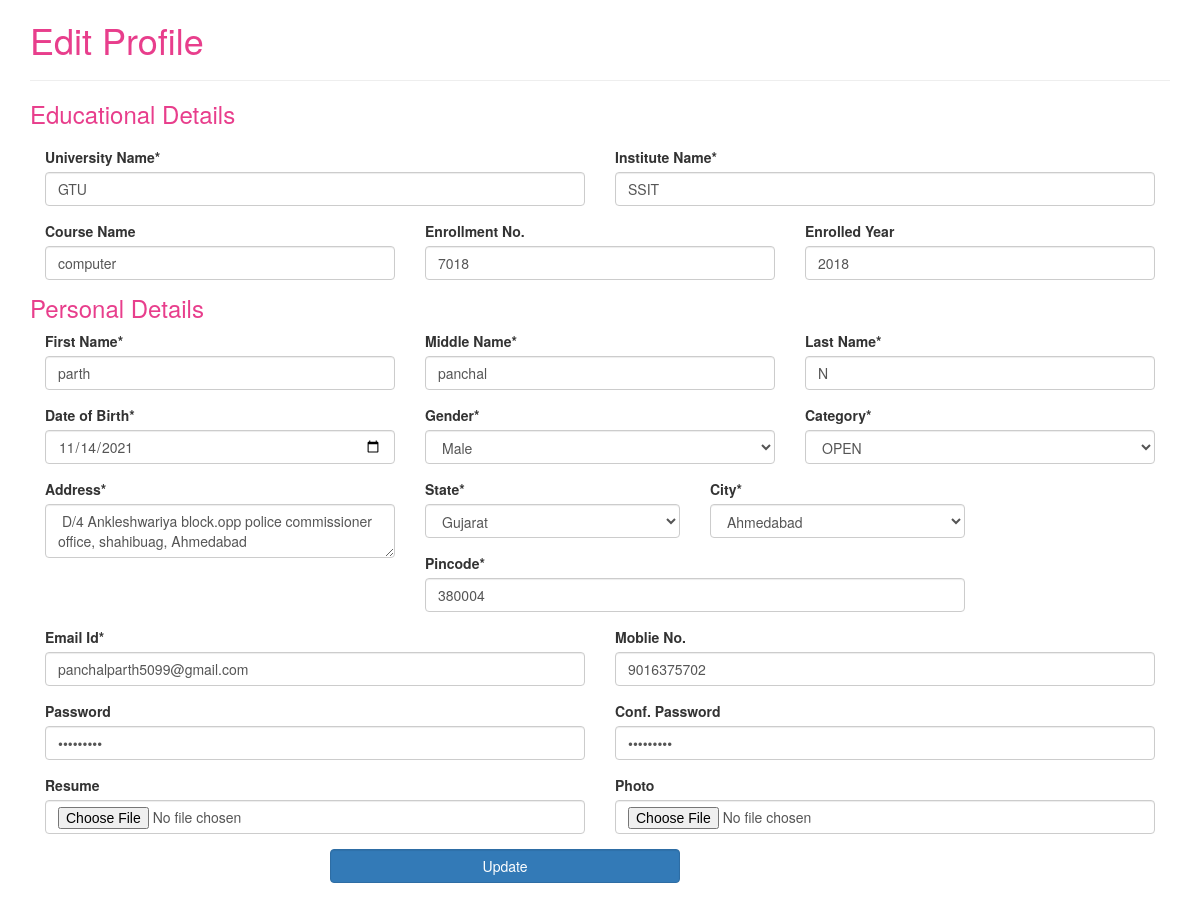
The app's page /edit.php?id=4 with its own data.
### tables this page shows
CREATE TABLE `student` (
  `stuid` int(10) NOT NULL,
  `universityname` varchar(50) NOT NULL,
  `institutename` varchar(20) NOT NULL,
  `coursename` varchar(20) NOT NULL,
  `enrollmentno` int(20) NOT NULL,
  `enrollmentyear` varchar(10) NOT NULL,
  `firstname` varchar(20) NOT NULL,
  `middlename` varchar(20) NOT NULL,
  `lastname` varchar(20) NOT NULL,
  `dob` varchar(20) NOT NULL,
  `gender` varchar(20) NOT NULL,
  `category` varchar(20) NOT NULL,
  `address` longtext NOT NULL,
  `state` varchar(20) NOT NULL,
  `city` varchar(20) NOT NULL,
  `pincode` varchar(10) NOT NULL,
  `emailid` varchar(50) NOT NULL,
  `mobileno` varchar(20) NOT NULL,
  `password` varchar(20) NOT NULL,
  `resume` longtext NOT NULL,
  `photo` longtext NOT NULL
);

### edit.php (the view, shortened to what this page needs)
<!DOCTYPE html>
<html lang="en">
<head>
  <link rel="stylesheet" href="https://maxcdn.bootstrapcdn.com/bootstrap/3.4.1/css/bootstrap.min.css">
</head>
<body>
<div class="container">
  <div> <h1 style="color:#e83e8c;">Edit Profile<h1></div>
  <hr>
  <h3 style="color: #e83e8c;">Educational Details</h3>
  <?php
  	include('connection.php');
		$id = $_REQUEST['id'];
		$sql = "SELECT * FROM student WHERE stuid=$id";
		$result =mysqli_query($conn,$sql);
          if(mysqli_num_rows($result))
          {
          	  $row = mysqli_fetch_assoc($result);
          }
          else
          {
          	  echo "error".mysqli_error($con);
          }
    ?>
  <form action="update.php" method="post" enctype="multipart/form-data">
    <div class="form-group col-md-6">
      <label for="text">University Name*</label>
      <input type="text" class="form-control" placeholder="Enter University Name" name="universityname" value='<?php echo $row["universityname"];?>'>
    </div>
    <div class="form-group col-md-6">
      <label for="text">Institute Name*</label>
      <input type="text" class="form-control"  placeholder="Enter Institute Name" name="institutename" value='<?php echo $row["institutename"];?>'>
    </div>
   <div class="form-group col-md-4">
      <label for="text">Course Name</label>
      <input type="text" class="form-control"  placeholder="Enter Course name" name="course" value='<?php echo $row["coursename"];?>'>
    </div>
    <div class="form-group col-md-4">
      <label for="text">Enrollment No.</label>
      <input type="text" class="form-control"  placeholder="Enter Enrollment No." name="eno" value='<?php echo $row["enrollmentno"];?>'>
    </div>
    <div class="form-group col-md-4">
      <label for="text">Enrolled Year</label>
      <input type="text" class="form-control"  placeholder="Enter Enrolled Year" name="enoyear" value='<?php echo $row["enrollmentyear"];?>'>
    </div>
     <h3 style="color: #e83e8c;">Personal Details</h3>
      <div class="form-group col-md-4">
      <label for="text">First Name*</label>
      <input type="text" class="form-control" placeholder="Enter First sName" name="fname" value='<?php echo $row["firstname"];?>'>
    </div>
    <div class="form-group col-md-4">
      <label for="text">Middle Name*</label>
      <input type="text" class="form-control"  placeholder="Enter Middle Name" name="mname" value='<?php echo $row["middlename"];?>'>
    </div>
   <div class="form-group col-md-4">
      <label for="text">Last Name*</label>
      <input type="text" class="form-control"  placeholder="Enter Last name" name="lname" value='<?php echo $row["lastname"];?>'>
    </div>
    <div class="form-group col-md-4">
      <label for="text">Date of Birth*</label>
      <input type="date" class="form-control"  placeholder="Enter Date Of Birth" name="dob" value='<?php echo $row["dob"];?>'>
    </div>
    <div class="form-group col-md-4">
      <label for="text">Gender*</label>
      <SELECT class="form-control" name="gender" value='<?php echo $row["gender"];?>'>
        <option value="male">Male</option>
      </SELECT>
    </div>
    <div class="form-group col-md-4">
      <label for="text">Category*</label>
      <SELECT class="form-control" name="category" value='<?php echo $row["category"];?>'>
        <option value="OPEN">OPEN</option>
      </SELECT>
    </div>
    <div class="form-group col-md-4">
      <label for="text">Address*</label>
     <textarea name="address" class="form-control" placeholder="Enter Address"><?php echo $row["address"];?></textarea>
    </div>
    <div class="form-group col-md-3">
      <label for="text">State*</label>
      <SELECT class="form-control" name="state" value='<?php echo $row["state"];?>'>
        <option value="gujarat">Gujarat</option>
      </SELECT>
    </div>
     <div class="form-group col-md-3">
      <label for="text">City*</label>
      <SELECT class="form-control" name="city" value='<?php echo $row["city"];?>'>
        <option value="Ahmedabad">Ahmedabad</option>
      </SELECT>
    </div>
    <div class="form-group col-md-6">
      <label for="text">Pincode*</label>
      <input type="text" class="form-control" placeholder="Enter pincode" name="pincode" value='<?php echo $row["pincode"];?>'>
    </div>
    <div class="form-group col-md-6">
      <label for="text">Email Id*</label>
      <input type="email" class="form-control" placeholder="Enter Email" name="email" value='<?php echo $row["emailid"];?>'>
    </div>
    <div class="form-group col-md-6">
      <label for="text">Moblie No.</label>
      <input type="text" class="form-control" placeholder="Enter mobile number" name="moblie" value='<?php echo $row["mobileno"];?>'>
    </div>
    <div class="form-group col-md-6">
      <label for="text">Password</label>
      <input type="password" class="form-control" placeholder="Enter Password" name="password" value='<?php echo $row["password"];?>'>
    </div>
    <div class="form-group col-md-6">
      <label for="text">Conf. Password</label>
      <input type="password" class="form-control" placeholder="Enter Conf.Password" name="confpassword" value='<?php echo $row["password"];?>'>
    </div>
    <div class="form-group col-md-6">
      <label for="text">Resume</label>
      <input type="file" class="form-control" name="resume" value='<?php echo $row["resume"];?>'>
    </div>
     <div class="form-group col-md-6">
      <label for="text">Photo</label>
      <input type="file" class="form-control" name="photo" value='<?php echo $row["photo"];?>'>
    </div>
    <div  class="form-group col-md-4" style="margin-left:25%">
      <input type="submit" class="form-control btn btn-primary" name="update" value="Update">
    <br>
    </div>
  </form>
</div>
</body>
</html>

### records on screen
student: universityname "GTU", institutename "SSIT", course "computer", eno "7018", enoyear "2018", fname "parth", mname "panchal", lname "N", dob "11/14/2021", gender "Male", category "OPEN", address "D/4 Ankleshwariya block.opp police commissioner office, shahibuag, Ahmedabad", state "Gujarat", city "Ahmedabad", pincode "380004", email "panchalparth5099@gmail.com", moblie "9016375702"
